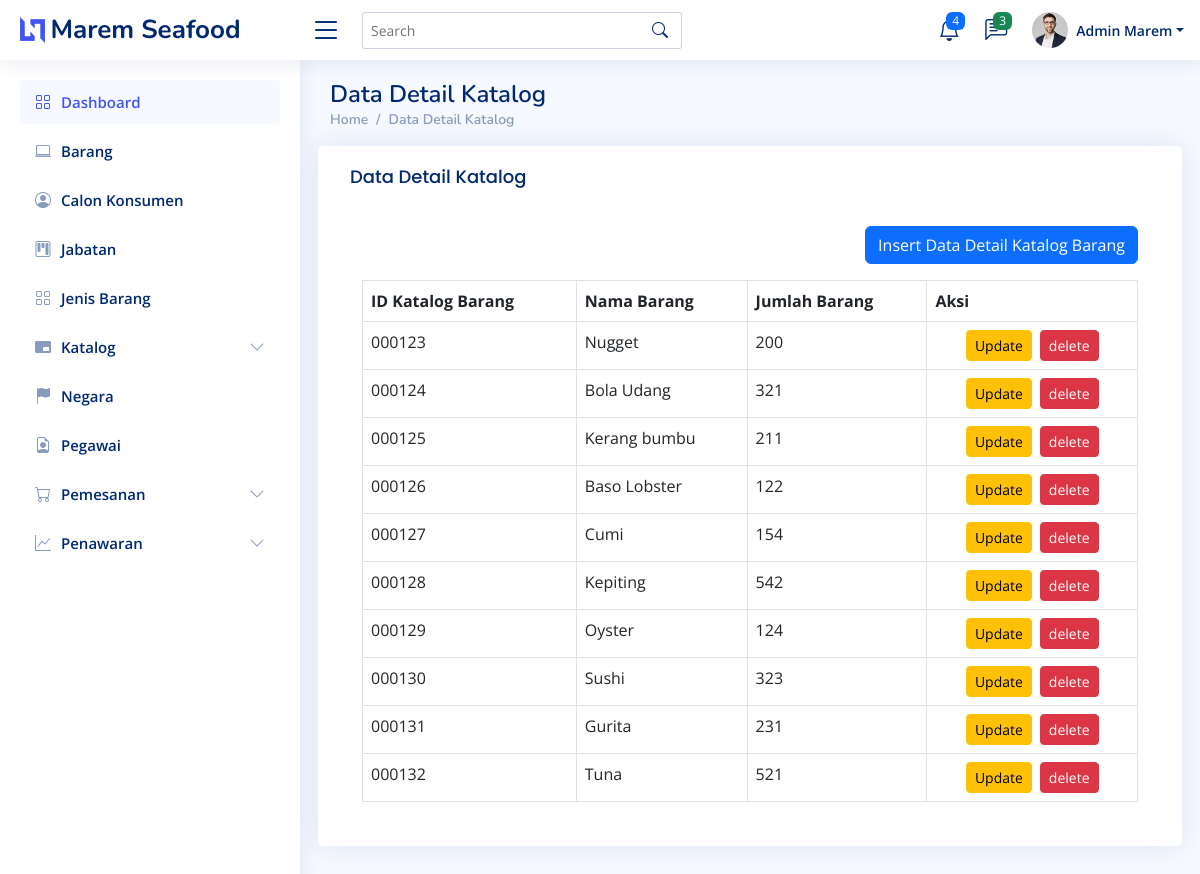
The page /detail-katalog.php on the database its author committed.
### tables this page shows
CREATE TABLE `detail_katalog` (
  `id_katalog` char(6) NOT NULL,
  `id_barang` char(4) NOT NULL,
  `jumlah_barang` int(11) DEFAULT NULL
);

CREATE TABLE `barang` (
  `id_barang` char(4) NOT NULL,
  `id_jenis` char(2) DEFAULT NULL,
  `nama_barang` varchar(30) DEFAULT NULL,
  `stok_barang` int(11) DEFAULT NULL,
  `berat_barang` varchar(5) DEFAULT NULL,
  `harga_jual` float DEFAULT NULL,
  `gambar_barang` varchar(100) DEFAULT NULL
);

### db.php (called while the page is built, shortened)
<?php
class db
{
    public function __construct()
    {
        $host = "localhost";
        $dbname = "maremseafood";
        $username = "root";
        $password = "";
        $this->db = new PDO("mysql:host={$host};dbname={$dbname}", $username, $password);
    }
}
?>

### detail-katalog.php (the view, shortened to what this page needs)
<?php
require_once 'db.php';
class detailkatalog extends db
{
    public function show()
    {
        $data = $this->db->prepare("SELECT * FROM detail_katalog JOIN barang ON barang.id_barang = detail_katalog.id_barang");
        try
        {
            $data->execute();
            $result = $data->fetchAll();
        }
        catch(PDOException $e)
        {
            print_r($e->getMessage());
        }
        return $result;
    }
    public function showbarang()
    {
        $data = $this->db->prepare("SELECT * FROM barang");
        try
        {
            $data->execute();
            $result = $data->fetchAll();
        }
        catch(PDOException $e)
        {
            print_r($e->getMessage());
        }
        return $result;
    }
}
$data = new detailkatalog;
?>
<!DOCTYPE html>
<html lang="en">
<head>
  <link href="vendor/bootstrap/css/bootstrap.min.css" rel="stylesheet">
  <link href="vendor/bootstrap-icons/bootstrap-icons.css" rel="stylesheet">
  <link href="vendor/boxicons/css/boxicons.min.css" rel="stylesheet">
  <link href="vendor/quill/quill.snow.css" rel="stylesheet">
  <link href="vendor/quill/quill.bubble.css" rel="stylesheet">
  <link href="vendor/remixicon/remixicon.css" rel="stylesheet">
  <link href="vendor/simple-datatables/style.css" rel="stylesheet">
  <link href="css/style.css" rel="stylesheet">
</head>
<body>
  <header id="header" class="header fixed-top d-flex align-items-center">
    <div class="d-flex align-items-center justify-content-between">
      <a href="index.html" class="logo d-flex align-items-center">
        <img src="img/logo.png" alt="">
        <span class="d-none d-lg-block">Marem Seafood</span>
      </a>
      <i class="bi bi-list toggle-sidebar-btn"></i>
    </div>
    <div class="search-bar">
      <form class="search-form d-flex align-items-center" method="POST" action="#">
        <input type="text" name="query" placeholder="Search" title="Enter search keyword">
        <button type="submit" title="Search"><i class="bi bi-search"></i></button>
      </form>
    </div>
    <nav class="header-nav ms-auto">
      <ul class="d-flex align-items-center">
        <li class="nav-item dropdown">
          <a class="nav-link nav-icon" href="#" data-bs-toggle="dropdown">
            <i class="bi bi-bell"></i>
            <span class="badge bg-primary badge-number">4</span>
          </a>
        </li>
        <li class="nav-item dropdown">
          <a class="nav-link nav-icon" href="#" data-bs-toggle="dropdown">
            <i class="bi bi-chat-left-text"></i>
            <span class="badge bg-success badge-number">3</span>
          </a>
        </li>
        <li class="nav-item dropdown pe-3">
          <a class="nav-link nav-profile d-flex align-items-center pe-0" href="#" data-bs-toggle="dropdown">
            <img src="img/profile-img.jpg" alt="Profile" class="rounded-circle">
            <span class="d-none d-md-block dropdown-toggle ps-2">Admin Marem</span>
          </a>
        </li>
      </ul>
    </nav>
  </header>
 <aside id="sidebar" class="sidebar">
<ul class="sidebar-nav" id="sidebar-nav">
  <li class="nav-item">
    <a class="nav-link" href="index.php">
      <i class="bi bi-grid"></i>
      <span>Dashboard</span>
    </a>
  </li>
  <li class="nav-item">
    <a class="nav-link collapsed" href="barang.php">
      <i class="bi bi-laptop"></i>
      <span>Barang</span>
    </a>
  </li>
  <li class="nav-item">
    <a class="nav-link collapsed " href="calon-konsumen.php">
      <i class="bi bi-person-circle"></i>
      <span>Calon Konsumen</span>
    </a>
  </li>
  <li class="nav-item">
    <a class="nav-link collapsed" href="jabatan.php">
      <i class="bi bi-kanban"></i>
      <span>Jabatan</span>
    </a>
  </li>
  <li class="nav-item">
    <a class="nav-link collapsed" href="jenis-barang.php">
      <i class="bi bi-grid"></i>
      <span>Jenis Barang</span>
    </a>
  </li>
  <li class="nav-item">
    <a class="nav-link collapsed" data-bs-target="#forms-nav" data-bs-toggle="collapse" href="#">
      <i class="bi bi-pip-fill"></i><span>Katalog</span><i class="bi bi-chevron-down ms-auto"></i>
    </a>
  </li>
  <li class="nav-item">
    <a class="nav-link collapsed" href="negara.php">
      <i class="bi bi-flag-fill"></i>
      <span>Negara</span>
    </a>
  </li>
  <li class="nav-item">
    <a class="nav-link collapsed" href="pegawai.php">
      <i class="bi bi-file-earmark-person "></i>
      <span>Pegawai</span>
    </a>
  </li>
  <li class="nav-item">
    <a class="nav-link collapsed" data-bs-target="#forms-nav" data-bs-toggle="collapse" href="#">
      <i class="bi bi-cart"></i><span>Pemesanan</span><i class="bi bi-chevron-down ms-auto"></i>
    </a>
  </li>
  <li class="nav-item">
    <a class="nav-link collapsed" data-bs-target="#forms-nav" data-bs-toggle="collapse" href="#">
      <i class="bi bi-graph-up"></i><span>Penawaran</span><i class="bi bi-chevron-down ms-auto"></i>
    </a>
  </li>
</ul>
</aside>
  <main id="main" class="main">
    <div class="pagetitle">
      <h1>Data Detail Katalog</h1>
      <nav>
        <ol class="breadcrumb">
          <li class="breadcrumb-item"><a href="index.php">Home</a></li>
          <li class="breadcrumb-item"><a href="detail-katalog.php">Data Detail Katalog</li>
        </ol>
      </nav>
    </div>
    <section class="section dashboard">
      <div class="row">
          <div class="card">
            <div class="card-body">
              <h5 class="card-title">Data Detail Katalog</h5>
              <div class="container-fluid my-4">
<div class="d-flex justify-content-end">
    <a class="btn btn-primary mb-3" data-bs-toggle="modal" data-bs-target="#insert">Insert Data Detail Katalog Barang</a>
</div>
              <thead>
                <table class="table table-bordered">
                <tr>
                <th>ID Katalog Barang</th>
                <th>Nama Barang</th>
                <th>Jumlah Barang</th>
                <th>Aksi</th>
                </tr>
                </thead>
                <tbody>
                <?php foreach ($data->show() as $value): ?>
                                        <tr>
                                            <td><?= $value['id_katalog'] ?></td>
                                            <td><?= $value['nama_barang'] ?></td>
                                            <td><?= $value['jumlah_barang'] ?></td>
                                            <td>
                                                <div class="d-flex justify-content-center">
                                                    <button class="btn btn-sm btn-warning mx-1" data-bs-toggle="modal" data-bs-target="#update<?php echo $value['id_katalog'];echo $value['id_barang']; ?>">Update</button>
                                                    <button class="btn btn-sm btn-danger mx-1" data-bs-toggle="modal" data-bs-target="#delete<?php echo $value['id_katalog'];echo $value['id_barang']; ?>">delete</button>
                                                </div>
                                            </td>
                                        </tr>
                                    <?php endforeach ?>
                </tbody>
</body>
</html>

### css/style.css (style rules this page uses)
:root { scroll-behavior: smooth; }
body { font-family: "Open Sans", sans-serif; background: #f6f9ff; color: #444444; }
a { color: #4154f1; text-decoration: none; }
h1, h2, h3, h4, h5, h6 { font-family: "Nunito", sans-serif; }
#main { margin-top: 60px; padding: 20px 30px; transition: all 0.3s; }
.pagetitle { margin-bottom: 10px; }
.pagetitle h1 { font-size: 24px; margin-bottom: 0; font-weight: 600; color: #012970; }
.card { margin-bottom: 30px; border: none; border-radius: 5px; box-shadow: 0px 0 30px rgba(1, 41, 112, 0.1); }
.card-title { padding: 20px 0 15px 0; font-size: 18px; font-weight: 500; color: #012970; font-family: "Poppins", sans-serif; }
.card-body { padding: 0 20px 20px 20px; }
.breadcrumb { font-size: 14px; font-family: "Nunito", sans-serif; color: #899bbd; font-weight: 600; }
.breadcrumb a { color: #899bbd; transition: 0.3s; }
.breadcrumb .breadcrumb-item::before { color: #899bbd; }
.logo { line-height: 1; }
@media (min-width: 1200px) { .logo { width: 280px; } }
.logo img { max-height: 26px; margin-right: 6px; }
.logo span { font-size: 26px; font-weight: 700; color: #012970; font-family: "Nunito", sans-serif; }
.header { transition: all 0.5s; z-index: 997; height: 60px; box-shadow: 0px 2px 20px rgba(1, 41, 112, 0.1); background-color: #fff; padding-left: 20px; }
.header .toggle-sidebar-btn { font-size: 32px; padding-left: 10px; cursor: pointer; color: #012970; }
.header .search-bar { min-width: 360px; padding: 0 20px; }
.header .search-form { width: 100%; }
.header .search-form input { border: 0; font-size: 14px; color: #012970; border: 1px solid rgba(1, 41, 112, 0.2); padding: 7px 38px 7px 8px; border-radius: 3px; transition: 0.3s; width: 100%; }
.header .search-form button { border: 0; padding: 0; margin-left: -30px; background: none; }
.header .search-form button i { color: #012970; }
.header-nav ul { list-style: none; }
.header-nav>ul { margin: 0; padding: 0; }
.header-nav .nav-icon { font-size: 22px; color: #012970; margin-right: 25px; position: relative; }
.header-nav .nav-profile { color: #012970; }
.header-nav .nav-profile img { max-height: 36px; }
.header-nav .nav-profile span { font-size: 14px; font-weight: 600; }
.header-nav .badge-number { position: absolute; inset: -2px -5px auto auto; font-weight: normal; font-size: 12px; padding: 3px 6px; }
.sidebar { position: fixed; top: 60px; left: 0; bottom: 0; width: 300px; z-index: 996; transition: all 0.3s; padding: 20px; overflow-y: auto; scrollbar-width: thin; scrollbar-color: #aab7cf transparent; box-shadow: 0px 0px 20px rgba(1, 41, 112, 0.1); background-color: #fff; }
@media (min-width: 1200px) { #main, #footer { margin-left: 300px; } }
.sidebar-nav { padding: 0; margin: 0; list-style: none; }
.sidebar-nav li { padding: 0; margin: 0; list-style: none; }
.sidebar-nav .nav-item { margin-bottom: 5px; }
.sidebar-nav .nav-link { display: flex; align-items: center; font-size: 15px; font-weight: 600; color: #4154f1; transition: 0.3; background: #f6f9ff; padding: 10px 15px; border-radius: 4px; }
.sidebar-nav .nav-link i { font-size: 16px; margin-right: 10px; color: #4154f1; }
.sidebar-nav .nav-link.collapsed { color: #012970; background: #fff; }
.sidebar-nav .nav-link.collapsed i { color: #899bbd; }
.sidebar-nav .nav-link .bi-chevron-down { margin-right: 0; transition: transform 0.2s ease-in-out; }

### rows shown on the page
detail_katalog: id_katalog "000123", id_barang.nama_barang "Nugget", jumlah_barang "200"
detail_katalog: id_katalog "000124", id_barang.nama_barang "Bola Udang", jumlah_barang "321"
detail_katalog: id_katalog "000125", id_barang.nama_barang "Kerang bumbu", jumlah_barang "211"
detail_katalog: id_katalog "000126", id_barang.nama_barang "Baso Lobster", jumlah_barang "122"
detail_katalog: id_katalog "000127", id_barang.nama_barang "Cumi", jumlah_barang "154"
detail_katalog: id_katalog "000128", id_barang.nama_barang "Kepiting", jumlah_barang "542"
detail_katalog: id_katalog "000129", id_barang.nama_barang "Oyster", jumlah_barang "124"
detail_katalog: id_katalog "000130", id_barang.nama_barang "Sushi", jumlah_barang "323"
detail_katalog: id_katalog "000131", id_barang.nama_barang "Gurita", jumlah_barang "231"
detail_katalog: id_katalog "000132", id_barang.nama_barang "Tuna", jumlah_barang "521"
